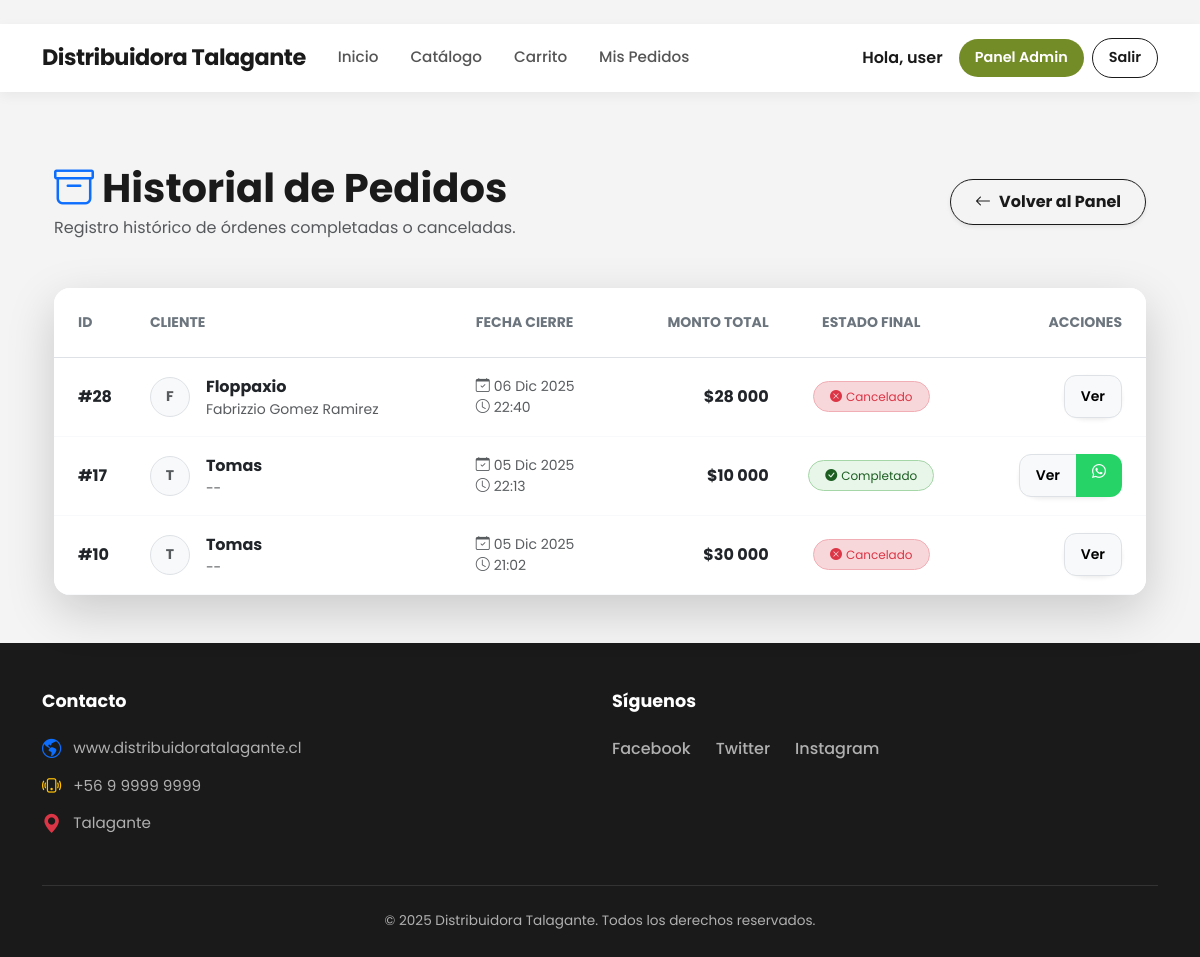
/pedidos-finalizados/ (signed in), run on the app's committed database.
### core/models.py (models this page shows, shortened)
class Orden(models.Model):
    ESTADOS = [
        ('pendiente', 'Pendiente de Pago'),
        ('confirmacion', 'En Confirmación'),
        ('preparacion', 'En Preparación'),
        ('despacho', 'En Despacho / Listo para Retiro'),
        ('cancelado', 'Cancelado'),
        ('completado', 'Completado'),
    ]
    METODOS_PAGO = [
        ('transferencia', 'Transferencia Bancaria'),
        ('efectivo', 'Pago en Efectivo (Retiro)'),
    ]
    usuario = models.ForeignKey(User, on_delete=models.CASCADE)
    fecha = models.DateTimeField(auto_now_add=True)
    estado = models.CharField(max_length=20, choices=ESTADOS, default='pendiente')
    total = models.DecimalField(max_digits=12, decimal_places=2)
    metodo_pago = models.CharField(max_length=20, choices=METODOS_PAGO, default='transferencia')
    instrucciones_transferencia = models.TextField(default="Realice transferencia a Cuenta Corriente XXXX-XXXX y envíe comprobante por WhatsApp.")
    comprobante = models.ImageField(upload_to='comprobantes/', blank=True, null=True, help_text="Foto del comprobante de pago")
    nota_comprobante = models.TextField(blank=True, null=True, help_text="Link o nota del comprobante (opcional)")
    mensaje_cliente = models.TextField(blank=True, help_text="Mensaje opcional del cliente")
    def get_whatsapp_link(self):
        return "https://wa.me/56949071013"

class Perfil(models.Model):
    usuario = models.OneToOneField(User, on_delete=models.CASCADE, related_name='perfil')
    nombre = models.CharField("Nombre(s)", max_length=70)
    apellido_paterno = models.CharField("Apellido Paterno", max_length=50)
    apellido_materno = models.CharField("Apellido Materno", max_length=50, blank=True, null=True)
    rut = models.CharField(
        max_length=12,
        unique=True,
        validators=[RegexValidator(regex=r'^\d{7,8}-[\dKk]$', message='Formato RUT inválido')],
        help_text="Ejemplo: 11527103-2"
    )
    telefono = models.CharField(max_length=15, blank=True, null=True)
    es_admin = models.BooleanField(default=False)
    temp_token = models.CharField(max_length=100, blank=True, null=True)
    token_expira = models.DateTimeField(blank=True, null=True)
    def nombre_completo(self):
        if self.apellido_materno:
            return f"{self.nombre} {self.apellido_paterno} {self.apellido_materno}"
        return f"{self.nombre} {self.apellido_paterno}"
    nombre_completo.short_description = "Nombre Completo"
    class Meta:
        verbose_name_plural = "Perfiles"

### core/views.py (the view)
# urls.py: path('pedidos-finalizados/', views.pedidos_finalizados, name='pedidos_finalizados'),
@login_required
@user_passes_test(lambda u: u.is_superuser)
def pedidos_finalizados(request):
    ordenes = Orden.objects.select_related('usuario', 'usuario__perfil') \
                           .prefetch_related('itemorden_set__producto') \
                           .filter(estado__in=['completado', 'cancelado']) \
                           .order_by('-fecha')
    context = {'ordenes': ordenes, 'titulo': 'Pedidos Finalizados'}
    return render(request, 'core/pedidos_finalizados.html', context)  # ← NOMBRE CORRECTO

### core/templates/core/pedidos_finalizados.html (shortened to what this page needs)
{% extends "core/base.html" %}
{% load humanize %}
{% block content %}
<div class="container py-5 animate-fade-in">
    <div class="d-flex justify-content-between align-items-center mb-5">
        <div>
            <h1 class="fw-bold mb-1" style="color: #1a1a1a;">
                <i class="bi bi-archive text-primary me-2"></i>Historial de Pedidos
            </h1>
            <p class="text-muted mb-0">Registro histórico de órdenes completadas o canceladas.</p>
        </div>
        <div>
            <a href="{% url 'admin_home' %}" class="btn btn-outline-dark rounded-pill px-4 fw-bold shadow-sm">
                <i class="bi bi-arrow-left me-2"></i>Volver al Panel
            </a>
        </div>
    </div>
    <div class="card border-0 shadow-lg rounded-4 overflow-hidden">
        <div class="card-body p-0">
            <div class="table-responsive">
                <table class="table table-hover align-middle mb-0">
                    <thead class="bg-light">
                        <tr>
                            <th class="ps-4 py-4 text-secondary text-uppercase small fw-bold">ID</th>
                            <th class="py-4 text-secondary text-uppercase small fw-bold">Cliente</th>
                            <th class="py-4 text-secondary text-uppercase small fw-bold">Fecha Cierre</th>
                            <th class="py-4 text-secondary text-uppercase small fw-bold text-end">Monto Total</th>
                            <th class="py-4 text-secondary text-uppercase small fw-bold text-center">Estado Final</th>
                            <th class="pe-4 py-4 text-end text-secondary text-uppercase small fw-bold">Acciones</th>
                        </tr>
                    </thead>
                    <tbody>
                        {% for o in ordenes %}
                        <tr class="border-bottom border-light">
                            <td class="ps-4 py-3">
                                <span class="fw-bold text-dark">#{{ o.id }}</span>
                            </td>
                            <td class="py-3">
                                <div class="d-flex align-items-center">
                                    <div class="rounded-circle bg-light border d-flex align-items-center justify-content-center me-3"
                                         style="width: 40px; height: 40px;">
                                        <span class="fw-bold text-muted small">
                                            {{ o.usuario.username|make_list|first|upper }}
                                        </span>
                                    </div>
                                    <div>
                                        <div class="fw-bold text-dark">{{ o.usuario.username }}</div>
                                        <small class="text-muted">{{ o.usuario.perfil.nombre_completo|default:"--" }}</small>
                                    </div>
                                </div>
                            </td>
                            <td class="py-3 text-muted small">
                                <i class="bi bi-calendar-check me-1"></i>{{ o.fecha|date:"d M Y" }}
                                <br><i class="bi bi-clock me-1"></i>{{ o.fecha|time:"H:i" }}
                            </td>
                            <td class="py-3 text-end fw-bold text-dark">
                                ${{ o.total|floatformat:0|intcomma }}
                            </td>
                            <td class="py-3 text-center">
                                <span class="badge rounded-pill px-3 py-2 fw-normal border
                                    {% if o.estado == 'completado' %}
                                        bg-success-subtle text-success border-success-subtle
                                    {% else %}
                                        bg-danger-subtle text-danger border-danger-subtle
                                    {% endif %}">
                                    {% if o.estado == 'completado' %}
                                        <i class="bi bi-check-circle-fill me-1"></i>Completado
                                    {% else %}
                                        <i class="bi bi-x-circle-fill me-1"></i>Cancelado
                                    {% endif %}
                                </span>
                            </td>
                            <td class="pe-4 py-3 text-end">
                                <div class="btn-group shadow-sm rounded-pill">
                                    <a href="{% url 'orden_detail' o.id %}" class="btn btn-light btn-sm border px-3" title="Ver Detalles">
                                        Ver
                                    </a>
                                    {% if o.estado == 'completado' and o.get_whatsapp_link %}
                                        <a href="{{ o.get_whatsapp_link }}" target="_blank" class="btn btn-success btn-sm px-3" title="Contactar">
                                            <i class="bi bi-whatsapp"></i>
                                        </a>
                                    {% endif %}
                                </div>
                            </td>
                        </tr>
                        {% endfor %}
                    </tbody>
                </table>
            </div>
        </div>
    </div>
</div>
{% endblock %}

### core/templates/core/base.html (shortened to what this page needs)
﻿{% load static %}
<!DOCTYPE html>
<html lang="es">
<head>
  <link rel="stylesheet" href="https://cdn.jsdelivr.net/npm/bootstrap@5.3.0/dist/css/bootstrap.min.css">
  <link rel="stylesheet" href="https://cdn.jsdelivr.net/npm/bootstrap-icons@1.10.0/font/bootstrap-icons.css">
  <link rel="stylesheet" href="{% static 'core/css/style.css' %}?v=21">
</head>
<body class="site">
  {% with current=request.resolver_match.url_name %}
  <nav class="navbar navbar-expand-lg sticky-top">
    <div class="container">
      <a class="navbar-brand" href="{% url 'home' %}">Distribuidora Talagante</a>
      <div class="collapse navbar-collapse" id="navbarNav">
        <ul class="navbar-nav me-auto mb-2 mb-lg-0">
          <li class="nav-item"><a class="nav-link {% if current == 'home' %}active{% endif %}" href="{% url 'home' %}">Inicio</a></li>
          <li class="nav-item"><a class="nav-link {% if current == 'catalogo' %}active{% endif %}" href="{% url 'catalogo' %}">Catálogo</a></li>
          <li class="nav-item"><a class="nav-link {% if current == 'carrito' %}active{% endif %}" href="{% url 'carrito' %}">Carrito</a></li>
          <li class="nav-item"><a class="nav-link {% if current == 'mis_compras' %}active{% endif %}" href="{% url 'mis_compras' %}">Mis Pedidos</a></li>
        </ul>
        <div class="d-flex gap-2 align-items-center">
          {% if user.is_authenticated %}
            <span class="me-2 fw-semibold d-none d-lg-block">Hola, {{ user.username }}</span>
            {% if user.is_staff or user.is_superuser %}
              <a href="{% url 'admin_home' %}" class="btn btn-primary btn-sm px-3">Panel Admin</a>
            {% endif %}
            <a href="{% url 'logout' %}" class="btn btn-outline-dark btn-sm px-3">Salir</a>
          {% else %}
            <a href="{% url 'login' %}" class="btn btn-primary btn-sm px-4">Iniciar Sesión</a>
            <a href="{% url 'login' %}?tab=register" class="btn btn-light btn-sm px-4 border">Registrarse</a>
          {% endif %}
        </div>
      </div>
    </div>
  </nav>
  {% endwith %}
  <main class="site-main">
    <div class="container mt-4">
      {% block content %}{% endblock %}
    </div>
  </main>
  <footer class="global-footer">
    <div class="container">
      <div class="row pt-5 pb-4">
        <div class="col-md-6 mb-4 mb-md-0">
          <h5 class="footer-title">Contacto</h5>
          <ul class="list-unstyled footer-list">
            <li>
              <i class="bi bi-globe-americas text-primary"></i>
              <a href="#">www.distribuidoratalagante.cl</a>
            </li>
            <li>
              <i class="bi bi-phone-vibrate text-warning"></i>
              <span>+56 9 9999 9999</span>
            </li>
            <li>
              <i class="bi bi-geo-alt-fill text-danger"></i>
              <span>Talagante</span>
            </li>
          </ul>
        </div>
        <div class="col-md-6">
          <h5 class="footer-title">Síguenos</h5>
          <div class="social-links">
            <a href="#">Facebook</a>
            <a href="#">Twitter</a>
            <a href="#">Instagram</a>
          </div>
        </div>
      </div>
      <div class="footer-bottom">
        <p class="mb-0">&copy; 2025 Distribuidora Talagante. Todos los derechos reservados.</p>
      </div>
    </div>
  </footer>
</body>
</html>

### static/core/css/style.css (style rules this page uses)
body { font-family: var(--font-main); color: var(--color-dark); background-color: var(--color-gray-bg); }
a { text-decoration: none; color: inherit; }
.navbar { background-color: var(--color-white) !important; box-shadow: 0 4px 12px rgba(0,0,0,0.05); padding: 12px 0; }
.navbar-brand { font-family: var(--font-main); font-weight: 700; font-size: 1.4rem; color: var(--color-dark) !important; letter-spacing: -0.5px; }
.navbar-nav .nav-link { font-weight: 500; color: #555 !important; font-size: 0.95rem; margin: 0 8px; position: relative; transition: color 0.3s; }
.navbar .btn { border-radius: var(--radius-btn); font-weight: 600; padding: 8px 24px; font-size: 0.9rem; }
.btn { border-radius: var(--radius-card); font-weight: 600; padding: 10px 20px; transition: all 0.3s ease; border: none; }
.btn-primary { background-color: var(--color-primary) !important; border-color: var(--color-primary) !important; color: white !important; }
.btn-outline, .btn-outline-dark, .btn-outline-primary { background-color: transparent !important; border: 1px solid var(--color-dark) !important; color: var(--color-dark) !important; }
.btn-success { background-color: #25D366 !important; color: white; }
.global-footer { background-color: var(--color-dark); color: #b0b0b0; margin-top: auto; font-size: 0.95rem; }
.footer-title { color: #ffffff; font-weight: 700; margin-bottom: 25px; font-size: 1.1rem; }
.footer-list li { margin-bottom: 15px; display: flex; align-items: center; gap: 12px; }
.footer-list a { color: #b0b0b0; text-decoration: none; transition: color 0.3s ease; }
.footer-list i { font-size: 1.2rem; }
.social-links { display: flex; gap: 25px; }
.social-links a { color: #b0b0b0; font-weight: 500; font-size: 1rem; transition: color 0.3s; }
.footer-bottom { border-top: 1px solid #333; padding: 25px 0; text-align: center; margin-top: 10px; font-size: 0.85rem; }
.badge { padding: 8px 12px; border-radius: 30px; font-weight: 500; }
.text-success { color: var(--color-primary) !important; }
html { height: 100%; }
body { min-height: 100vh; display: flex; flex-direction: column; margin: 0; }
.site-main { flex: 1; }
.global-footer { margin-top: auto; width: 100%; }
.animate-fade-in { animation: fadeIn 0.5s ease-out forwards; }
.bg-success-subtle { background-color: #e8f5e9 !important; color: #1b5e20 !important; }
.border-success-subtle { border: 1px solid #a5d6a7 !important; }

### data on the page
Orden: id "28", usuario.username|make_list "F", usuario.username "Floppaxio", usuario.perfil.nombre_completo "Fabrizzio Gomez Ramirez", fecha "06 Dic 2025", fecha "22:40", total "28 000", estado "cancelado" (drawn)
Orden: id "17", usuario.username|make_list "T", usuario.username "Tomas", usuario.perfil.nombre_completo "--", fecha "05 Dic 2025", fecha "22:13", total "10 000", estado "completado" (drawn)
Orden: id "10", usuario.username|make_list "T", usuario.username "Tomas", usuario.perfil.nombre_completo "--", fecha "05 Dic 2025", fecha "21:02", total "30 000", estado "cancelado" (drawn)

### other printed values
{{ user.username }} "user"
